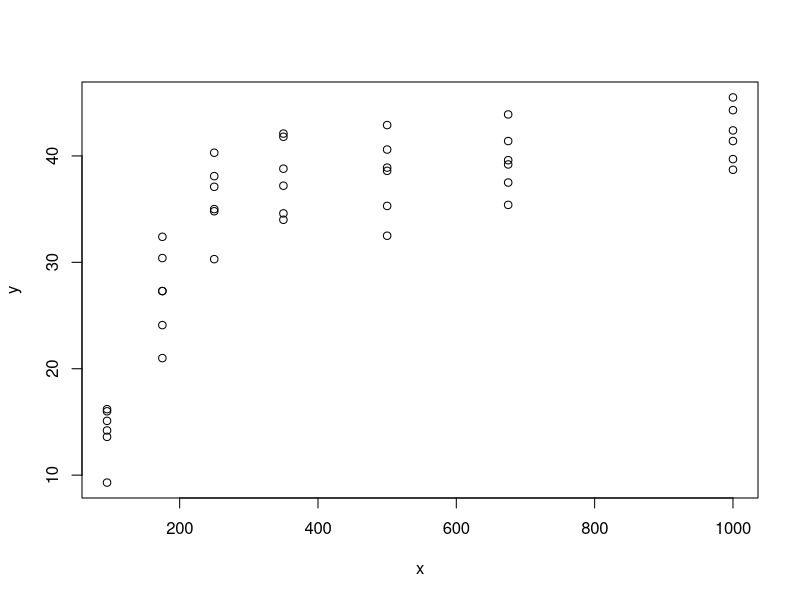

This figure's R source:
# 
MyData = read.csv("CarbonDioxideGrassUptake.csv", colClasses=c('factor', 'factor', 'numeric', 'numeric'))
#MyData = read.csv(file.choose(), colClasses=c('factor', 'factor', 'numeric', 'numeric'))
x = MyData$CO2Concentration
y = MyData$CO2Uptake
plot(x, y)
